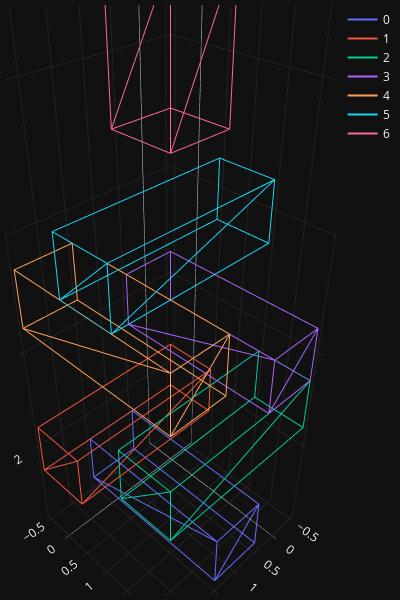
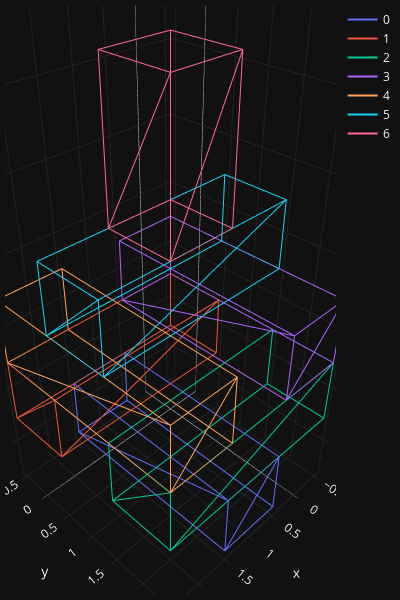

Notebook cell for these charts, in order:
### Code cell
from shapely.geometry import Polygon, MultiPolygon
import plotly.graph_objects as go
import string
from rich import print as rprint


class Brick3D:
    offset = 0.5

    def __init__(self, coords1: str, coords2: str):
        x1, y1, z1 = [int(val) for val in coords1.split(",")]
        x2, y2, z2 = [int(val) for val in coords2.split(",")]

        self.xmin = min(x1, x2) - self.offset
        self.xmax = max(x1, x2) + self.offset

        self.ymin = min(y1, y2) - self.offset
        self.ymax = max(y1, y2) + self.offset

        self.zmin = min(z1, z2) - self.offset
        self.zmax = max(z1, z2) + self.offset

    def drop(self, amount: int = 1) -> None:
        self.zmin -= amount
        self.zmax -= amount

    @property
    def zface(self) -> Polygon:
        # represents the top/bottom face of the brick, which will have the same z value;
        # used for checking if a top/bottom face overlaps with another brick's bottom/top face
        return Polygon(
            [
                (self.xmin, self.ymin),
                (self.xmin, self.ymax),
                (self.xmax, self.ymax),
                (self.xmax, self.ymin),
                (self.xmin, self.ymin),  # close the loop
            ]
        )

    def has_polygon_intersection_with(self, other: "Brick3D") -> bool:
        if not self.zface.intersects(other.zface):
            return False
        intersection = self.zface.intersection(other.zface)
        # any polygons that are right next to each other will have a LineString intersection, and
        # we don't care about that case here -- just polygon intersections
        return isinstance(intersection, Polygon) and not intersection.is_empty

    def is_supported_by(self, other: "Brick3D") -> bool:
        return self.zmin == other.zmax and self.has_polygon_intersection_with(other)

    def is_supporting(self, other: "Brick3D") -> bool:
        return self.zmax == other.zmin and self.has_polygon_intersection_with(other)

    @property
    def is_touching_ground(self) -> bool:
        return self.zmin <= 1

    def __repr__(self) -> str:
        return f"<Brick3D x=[{self.xmin},{self.xmax}], y=[{self.ymin},{self.ymax}], z=[{self.zmin}, {self.zmax}]>"


class BrickDropper:
    def __init__(self, bricks: list[Brick3D]):
        self.bricks: list[Brick3D] = sorted(bricks, key=lambda brick: brick.zmin)

    def settle(self, brick: Brick3D) -> None:
        new_brick_order = []

        for i, brick in enumerate(self.bricks):
            # print(f"{i}: {brick.is_touching_ground=}")
            while not brick.is_touching_ground:
                if any(brick.is_supported_by(other) for other in self.bricks):
                    # print(f"\t{i}: supported by another brick, not dropping")
                    break
                # print(f"\t{i}: dropping brick")
                brick.drop()
                # print(f"\t{i}: z={brick.zmin + brick.offset}, {brick.is_touching_ground=}")
            new_brick_order.append(brick)

        self.bricks = sorted(new_brick_order, key=lambda brick: brick.zmin)

    def count_disintegratable_bricks(self) -> list[Brick3D]:
        disintegratable_bricks = set()

        for brick in sorted(self.bricks, key=lambda brick: brick.zmin):
            # first, check if this brick is supporting any others
            other_bricks_supported = [other for other in self.bricks if brick.is_supporting(other)]
            if not other_bricks_supported:
                # this can be disintegrated without any others dropping
                disintegratable_bricks.add(brick)
                continue

            # if it *is* supporting other bricks, we need to see if there are any other supporting
            # bricks that would take over if this one were to be disintegrated
            for supported_brick in other_bricks_supported:
                other_supporting_bricks = [
                    other_brick
                    for other_brick in self.bricks
                    if other_brick != brick and other_brick.is_supporting(supported_brick)
                ]
                if other_supporting_bricks:
                    disintegratable_bricks.add(brick)
                    break

        return len(disintegratable_bricks)


def make_bricks(inputs: list[str]):
    bricks = []
    for line in inputs:
        coords1, coords2 = line.split("~")
        brick = Brick3D(coords1, coords2)
        bricks.append(brick)
    return bricks


def plot_bricks(bricks: list[Brick3D], use_alpha: bool = False) -> None:
    fig = go.Figure()

    for i, brick in enumerate(bricks):
        vertices = [
            (brick.xmin, brick.ymin, brick.zmin),
            (brick.xmax, brick.ymin, brick.zmin),
            (brick.xmax, brick.ymax, brick.zmin),
            (brick.xmin, brick.ymax, brick.zmin),
            (brick.xmin, brick.ymin, brick.zmax),
            (brick.xmax, brick.ymin, brick.zmax),
            (brick.xmax, brick.ymax, brick.zmax),
            (brick.xmin, brick.ymax, brick.zmax),
        ]
        edges_order = [0, 1, 2, 3, 0, 4, 5, 6, 7, 4, 5, 1, 6, 2, 7, 3]
        x_coords = [vertices[i][0] for i in edges_order]
        y_coords = [vertices[i][1] for i in edges_order]
        z_coords = [vertices[i][2] for i in edges_order]

        name = str(i)
        if use_alpha:
            name = str(string.ascii_uppercase[i])

        fig.add_trace(
            go.Scatter3d(
                x=x_coords,
                y=y_coords,
                z=z_coords,
                mode="lines",
                name=name,
            )
        )

    fig.update_layout(
        template="plotly_dark",
        scene=dict(
            xaxis=dict(
                gridcolor="rgb(35, 35, 35)",
                nticks=0,
            ),
            yaxis=dict(
                gridcolor="rgb(35, 35, 35)",
                nticks=0,
            ),
            zaxis=dict(
                gridcolor="rgb(35, 35, 35)",
                nticks=0,
            ),
        ),
        height=600,
        width=400,
        margin=dict(r=5, l=5, b=5, t=5),
    )
    fig.show()


test_input = """
1,0,1~1,2,1
0,0,2~2,0,2
0,2,3~2,2,3
0,0,4~0,2,4
2,0,5~2,2,5
0,1,6~2,1,6
1,1,8~1,1,9""".strip().splitlines()

test_bricks = make_bricks(test_input)
test_dropper = BrickDropper(test_bricks)

plot_bricks(test_dropper.bricks)  # before
test_dropper.settle(test_bricks)
plot_bricks(test_dropper.bricks)  # after

test_count = test_dropper.count_disintegratable_bricks()
print(test_count)
assert test_count == 5, test_count

### Figure 1 — Plotly figure (JSON) as saved in the notebook; plotly's stock layout.template omitted (floating-point values rounded to 4 significant figures)
{"data": [{"mode": "lines", "name": "0", "type": "scatter3d", "x": [0.5, 1.5, 1.5, 0.5, 0.5, 0.5, 1.5, 1.5, 0.5, 0.5, 1.5, 1.5, 1.5, 1.5, 0.5, 0.5], "y": [-0.5, -0.5, 2.5, 2.5, -0.5, -0.5, -0.5, 2.5, 2.5, -0.5, -0.5, -0.5, 2.5, 2.5, 2.5, 2.5], "z": [0.5, 0.5, 0.5, 0.5, 0.5, 1.5, 1.5, 1.5, 1.5, 1.5, 1.5, 0.5, 1.5, 0.5, 1.5, 0.5]}, {"mode": "lines", "name": "1", "type": "scatter3d", "x": [-0.5, 2.5, 2.5, -0.5, -0.5, -0.5, 2.5, 2.5, -0.5, -0.5, 2.5, 2.5, 2.5, 2.5, -0.5, -0.5], "y": [-0.5, -0.5, 0.5, 0.5, -0.5, -0.5, -0.5, 0.5, 0.5, -0.5, -0.5, -0.5, 0.5, 0.5, 0.5, 0.5], "z": [1.5, 1.5, 1.5, 1.5, 1.5, 2.5, 2.5, 2.5, 2.5, 2.5, 2.5, 1.5, 2.5, 1.5, 2.5, 1.5]}, {"mode": "lines", "name": "2", "type": "scatter3d", "x": [-0.5, 2.5, 2.5, -0.5, -0.5, -0.5, 2.5, 2.5, -0.5, -0.5, 2.5, 2.5, 2.5, 2.5, -0.5, -0.5], "y": [1.5, 1.5, 2.5, 2.5, 1.5, 1.5, 1.5, 2.5, 2.5, 1.5, 1.5, 1.5, 2.5, 2.5, 2.5, 2.5], "z": [2.5, 2.5, 2.5, 2.5, 2.5, 3.5, 3.5, 3.5, 3.5, 3.5, 3.5, 2.5, 3.5, 2.5, 3.5, 2.5]}, {"mode": "lines", "name": "3", "type": "scatter3d", "x": [-0.5, 0.5, 0.5, -0.5, -0.5, -0.5, 0.5, 0.5, -0.5, -0.5, 0.5, 0.5, 0.5, 0.5, -0.5, -0.5], "y": [-0.5, -0.5, 2.5, 2.5, -0.5, -0.5, -0.5, 2.5, 2.5, -0.5, -0.5, -0.5, 2.5, 2.5, 2.5, 2.5], "z": [3.5, 3.5, 3.5, 3.5, 3.5, 4.5, 4.5, 4.5, 4.5, 4.5, 4.5, 3.5, 4.5, 3.5, 4.5, 3.5]}, {"mode": "lines", "name": "4", "type": "scatter3d", "x": [1.5, 2.5, 2.5, 1.5, 1.5, 1.5, 2.5, 2.5, 1.5, 1.5, 2.5, 2.5, 2.5, 2.5, 1.5, 1.5], "y": [-0.5, -0.5, 2.5, 2.5, -0.5, -0.5, -0.5, 2.5, 2.5, -0.5, -0.5, -0.5, 2.5, 2.5, 2.5, 2.5], "z": [4.5, 4.5, 4.5, 4.5, 4.5, 5.5, 5.5, 5.5, 5.5, 5.5, 5.5, 4.5, 5.5, 4.5, 5.5, 4.5]}, {"mode": "lines", "name": "5", "type": "scatter3d", "x": [-0.5, 2.5, 2.5, -0.5, -0.5, -0.5, 2.5, 2.5, -0.5, -0.5, 2.5, 2.5, 2.5, 2.5, -0.5, -0.5], "y": [0.5, 0.5, 1.5, 1.5, 0.5, 0.5, 0.5, 1.5, 1.5, 0.5, 0.5, 0.5, 1.5, 1.5, 1.5, 1.5], "z": [5.5, 5.5, 5.5, 5.5, 5.5, 6.5, 6.5, 6.5, 6.5, 6.5, 6.5, 5.5, 6.5, 5.5, 6.5, 5.5]}, {"mode": "lines", "name": "6", "type": "scatter3d", "x": [0.5, 1.5, 1.5, 0.5, 0.5, 0.5, 1.5, 1.5, 0.5, 0.5, 1.5, 1.5, 1.5, 1.5, 0.5, 0.5], "y": [0.5, 0.5, 1.5, 1.5, 0.5, 0.5, 0.5, 1.5, 1.5, 0.5, 0.5, 0.5, 1.5, 1.5, 1.5, 1.5], "z": [7.5, 7.5, 7.5, 7.5, 7.5, 9.5, 9.5, 9.5, 9.5, 9.5, 9.5, 7.5, 9.5, 7.5, 9.5, 7.5]}], "layout": {"height": 600, "margin": {"b": 5, "l": 5, "r": 5, "t": 5}, "scene": {"xaxis": {"gridcolor": "rgb(35, 35, 35)", "nticks": 0}, "yaxis": {"gridcolor": "rgb(35, 35, 35)", "nticks": 0}, "zaxis": {"gridcolor": "rgb(35, 35, 35)", "nticks": 0}}, "width": 400}}

### Figure 2 — Plotly figure (JSON) as saved in the notebook; plotly's stock layout.template omitted (floating-point values rounded to 4 significant figures)
{"data": [{"mode": "lines", "name": "0", "type": "scatter3d", "x": [0.5, 1.5, 1.5, 0.5, 0.5, 0.5, 1.5, 1.5, 0.5, 0.5, 1.5, 1.5, 1.5, 1.5, 0.5, 0.5], "y": [-0.5, -0.5, 2.5, 2.5, -0.5, -0.5, -0.5, 2.5, 2.5, -0.5, -0.5, -0.5, 2.5, 2.5, 2.5, 2.5], "z": [0.5, 0.5, 0.5, 0.5, 0.5, 1.5, 1.5, 1.5, 1.5, 1.5, 1.5, 0.5, 1.5, 0.5, 1.5, 0.5]}, {"mode": "lines", "name": "1", "type": "scatter3d", "x": [-0.5, 2.5, 2.5, -0.5, -0.5, -0.5, 2.5, 2.5, -0.5, -0.5, 2.5, 2.5, 2.5, 2.5, -0.5, -0.5], "y": [-0.5, -0.5, 0.5, 0.5, -0.5, -0.5, -0.5, 0.5, 0.5, -0.5, -0.5, -0.5, 0.5, 0.5, 0.5, 0.5], "z": [1.5, 1.5, 1.5, 1.5, 1.5, 2.5, 2.5, 2.5, 2.5, 2.5, 2.5, 1.5, 2.5, 1.5, 2.5, 1.5]}, {"mode": "lines", "name": "2", "type": "scatter3d", "x": [-0.5, 2.5, 2.5, -0.5, -0.5, -0.5, 2.5, 2.5, -0.5, -0.5, 2.5, 2.5, 2.5, 2.5, -0.5, -0.5], "y": [1.5, 1.5, 2.5, 2.5, 1.5, 1.5, 1.5, 2.5, 2.5, 1.5, 1.5, 1.5, 2.5, 2.5, 2.5, 2.5], "z": [1.5, 1.5, 1.5, 1.5, 1.5, 2.5, 2.5, 2.5, 2.5, 2.5, 2.5, 1.5, 2.5, 1.5, 2.5, 1.5]}, {"mode": "lines", "name": "3", "type": "scatter3d", "x": [-0.5, 0.5, 0.5, -0.5, -0.5, -0.5, 0.5, 0.5, -0.5, -0.5, 0.5, 0.5, 0.5, 0.5, -0.5, -0.5], "y": [-0.5, -0.5, 2.5, 2.5, -0.5, -0.5, -0.5, 2.5, 2.5, -0.5, -0.5, -0.5, 2.5, 2.5, 2.5, 2.5], "z": [2.5, 2.5, 2.5, 2.5, 2.5, 3.5, 3.5, 3.5, 3.5, 3.5, 3.5, 2.5, 3.5, 2.5, 3.5, 2.5]}, {"mode": "lines", "name": "4", "type": "scatter3d", "x": [1.5, 2.5, 2.5, 1.5, 1.5, 1.5, 2.5, 2.5, 1.5, 1.5, 2.5, 2.5, 2.5, 2.5, 1.5, 1.5], "y": [-0.5, -0.5, 2.5, 2.5, -0.5, -0.5, -0.5, 2.5, 2.5, -0.5, -0.5, -0.5, 2.5, 2.5, 2.5, 2.5], "z": [2.5, 2.5, 2.5, 2.5, 2.5, 3.5, 3.5, 3.5, 3.5, 3.5, 3.5, 2.5, 3.5, 2.5, 3.5, 2.5]}, {"mode": "lines", "name": "5", "type": "scatter3d", "x": [-0.5, 2.5, 2.5, -0.5, -0.5, -0.5, 2.5, 2.5, -0.5, -0.5, 2.5, 2.5, 2.5, 2.5, -0.5, -0.5], "y": [0.5, 0.5, 1.5, 1.5, 0.5, 0.5, 0.5, 1.5, 1.5, 0.5, 0.5, 0.5, 1.5, 1.5, 1.5, 1.5], "z": [3.5, 3.5, 3.5, 3.5, 3.5, 4.5, 4.5, 4.5, 4.5, 4.5, 4.5, 3.5, 4.5, 3.5, 4.5, 3.5]}, {"mode": "lines", "name": "6", "type": "scatter3d", "x": [0.5, 1.5, 1.5, 0.5, 0.5, 0.5, 1.5, 1.5, 0.5, 0.5, 1.5, 1.5, 1.5, 1.5, 0.5, 0.5], "y": [0.5, 0.5, 1.5, 1.5, 0.5, 0.5, 0.5, 1.5, 1.5, 0.5, 0.5, 0.5, 1.5, 1.5, 1.5, 1.5], "z": [4.5, 4.5, 4.5, 4.5, 4.5, 6.5, 6.5, 6.5, 6.5, 6.5, 6.5, 4.5, 6.5, 4.5, 6.5, 4.5]}], "layout": {"height": 600, "margin": {"b": 5, "l": 5, "r": 5, "t": 5}, "scene": {"xaxis": {"gridcolor": "rgb(35, 35, 35)", "nticks": 0}, "yaxis": {"gridcolor": "rgb(35, 35, 35)", "nticks": 0}, "zaxis": {"gridcolor": "rgb(35, 35, 35)", "nticks": 0}}, "width": 400}}
